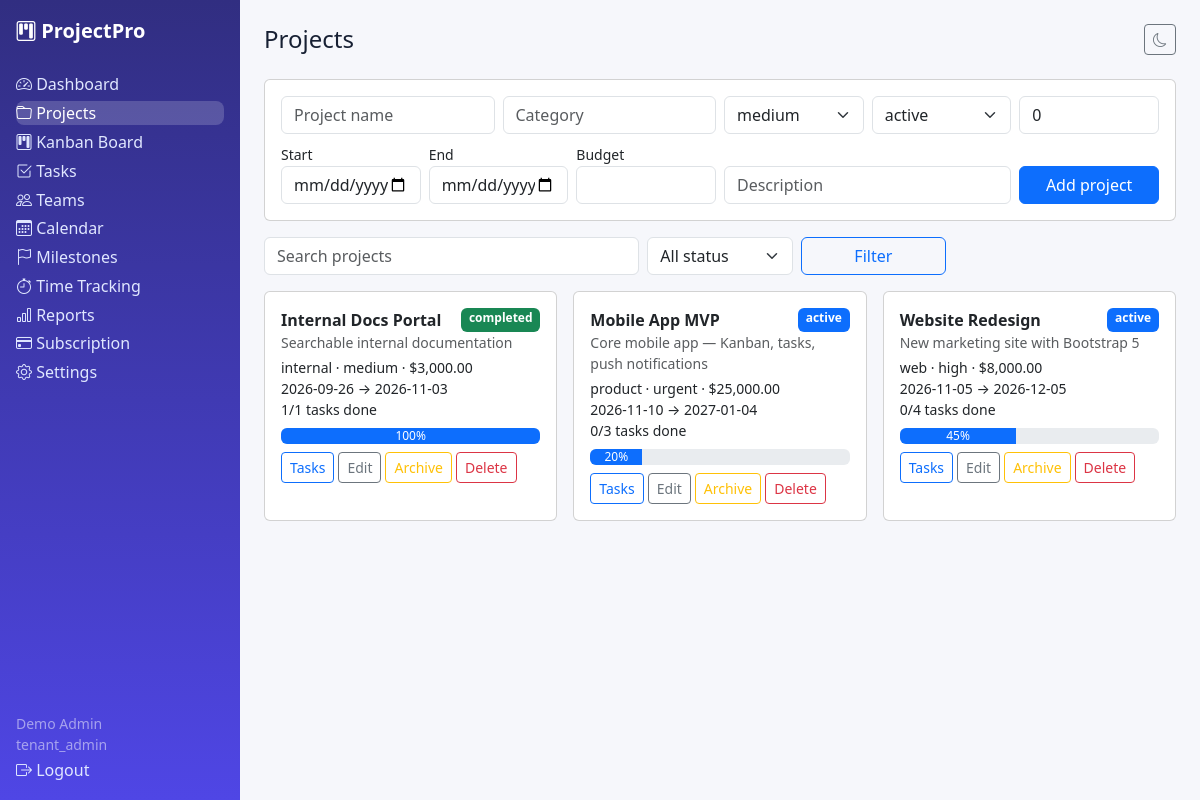
Screenshot of /projects.php (signed in) with the database file from the repository.
### tables this page shows
CREATE TABLE projects (id INT UNSIGNED AUTO_INCREMENT PRIMARY KEY, tenant_id INT UNSIGNED NOT NULL, name VARCHAR(180) NOT NULL, description TEXT NULL, start_date DATE NULL, end_date DATE NULL, budget DECIMAL(12,2) NOT NULL DEFAULT 0, category VARCHAR(60) NOT NULL DEFAULT 'general', priority ENUM('low','medium','high','urgent') NOT NULL DEFAULT 'medium', status ENUM('planning','active','on_hold','completed','archived') NOT NULL DEFAULT 'active', progress INT NOT NULL DEFAULT 0, created_by INT UNSIGNED NULL, created_at DATETIME NOT NULL DEFAULT CURRENT_TIMESTAMP, INDEX idx_proj_tenant(tenant_id), INDEX idx_proj_status(status), CONSTRAINT fk_proj_tenant FOREIGN KEY(tenant_id) REFERENCES tenants(id) ON DELETE CASCADE, CONSTRAINT fk_proj_user FOREIGN KEY(created_by) REFERENCES users(id) ON DELETE SET NULL);

### includes/functions.php (called while the page is built, shortened)
<?php
function e(?string $v): string { return htmlspecialchars($v ?? '', ENT_QUOTES, 'UTF-8'); }
function money($n): string { return '$' . number_format((float)$n, 2); }

### projects.php (the view, shortened to what this page needs)
<?php require_once __DIR__ . '/includes/auth.php'; $user=require_role(['tenant_admin','manager','employee']); $pdo=db(); check_tenant_active($pdo); $tid=require_tenant(); $base=''; $active='projects'; $pageTitle='Projects';
$q=trim($_GET['q']??''); $status=$_GET['status']??'';
$sql='SELECT p.*,(SELECT COUNT(*) FROM tasks t WHERE t.project_id=p.id) task_count,(SELECT COUNT(*) FROM tasks t WHERE t.project_id=p.id AND t.status="done") done_count FROM projects p WHERE p.tenant_id=?'; $args=[$tid];
if($q!==''){$sql.=' AND p.name LIKE ?'; $args[]="%$q%";} if($status!==''){$sql.=' AND p.status=?';$args[]=$status;} $sql.=' ORDER BY p.id DESC';
$s=$pdo->prepare($sql); $s->execute($args); $rows=$s->fetchAll(); $edit=null; if(!empty($_GET['edit'])){$s=$pdo->prepare('SELECT * FROM projects WHERE id=? AND tenant_id=?');$s->execute([(int)$_GET['edit'],$tid]);$edit=$s->fetch();}
include __DIR__ . '/includes/header.php'; ?>
<div class="card p-3 mb-3"><form class="row g-2" method="post"><?= csrf_field() ?><input type="hidden" name="id" value="<?= e($edit['id']??'') ?>">
<div class="col-md-3"><input class="form-control" name="name" placeholder="Project name" required value="<?= e($edit['name']??'') ?>"></div>
<div class="col-md-3"><input class="form-control" name="category" placeholder="Category" value="<?= e($edit['category']??'') ?>"></div>
<div class="col-md-2"><select class="form-select" name="priority"><?php foreach(['low','medium','high','urgent'] as $c): ?><option <?= ($edit['priority']??'medium')===$c?'selected':'' ?>><?= $c ?></option><?php endforeach; ?></select></div>
<div class="col-md-2"><select class="form-select" name="status"><?php foreach(['planning','active','on_hold','completed','archived'] as $c): ?><option <?= ($edit['status']??'active')===$c?'selected':'' ?>><?= $c ?></option><?php endforeach; ?></select></div>
<div class="col-md-2"><input class="form-control" type="number" name="progress" min="0" max="100" placeholder="Progress %" value="<?= e($edit['progress']??'0') ?>"></div>
<div class="col-md-2"><label class="form-label small mb-0">Start</label><input class="form-control" type="date" name="start_date" value="<?= e($edit['start_date']??'') ?>"></div>
<div class="col-md-2"><label class="form-label small mb-0">End</label><input class="form-control" type="date" name="end_date" value="<?= e($edit['end_date']??'') ?>"></div>
<div class="col-md-2"><label class="form-label small mb-0">Budget</label><input class="form-control" type="number" step="0.01" name="budget" value="<?= e($edit['budget']??'') ?>"></div>
<div class="col-md-4"><input class="form-control mt-4" name="description" placeholder="Description" value="<?= e($edit['description']??'') ?>"></div>
<div class="col-md-2"><button class="btn btn-primary w-100 mt-4"><?= $edit?'Update':'Add' ?> project</button></div></form></div>
<form class="row g-2 mb-3" method="get"><div class="col-md-5"><input class="form-control" name="q" value="<?= e($q) ?>" placeholder="Search projects"></div>
<div class="col-md-2"><select class="form-select" name="status"><option value="">All status</option></select></div>
<div class="col-md-2"><button class="btn btn-outline-primary w-100">Filter</button></div></form>
<div class="row g-3"><?php foreach($rows as $r): ?><div class="col-md-6 col-xl-4"><div class="card p-3 h-100"><div class="d-flex justify-content-between"><strong><?= e($r['name']) ?></strong><span class="badge bg-<?= $r['status']==='completed'?'success':($r['status']==='archived'?'dark':'primary') ?>"><?= e($r['status']) ?></span></div>
<p class="small text-muted mb-1"><?= e($r['description']??'') ?></p><div class="small"><?= e($r['category']) ?> · <?= e($r['priority']) ?> · <?= money($r['budget']) ?><br><?= e($r['start_date']??'') ?> → <?= e($r['end_date']??'') ?><br><?= $r['done_count'] ?>/<?= $r['task_count'] ?> tasks done</div>
<div class="progress mt-2"><div class="progress-bar" style="width:<?= (int)$r['progress'] ?>%"><?= (int)$r['progress'] ?>%</div></div>
<div class="mt-2 d-flex gap-1"><a class="btn btn-sm btn-outline-primary" href="tasks.php?project_id=<?= $r['id'] ?>">Tasks</a><a class="btn btn-sm btn-outline-secondary" href="?edit=<?= $r['id'] ?>">Edit</a>
<form method="post" class="d-inline"><?= csrf_field() ?><input type="hidden" name="action" value="archive"><input type="hidden" name="id" value="<?= $r['id'] ?>"><button class="btn btn-sm btn-outline-warning">Archive</button></form>
<form method="post" class="d-inline"><button class="btn btn-sm btn-outline-danger" data-confirm="Delete project and its tasks?">Delete</button></form></div></div></div><?php endforeach; ?></div>
<?php include __DIR__ . '/includes/footer.php'; ?>

### assets/css/style.css (style rules this page uses)
:root { --brand:#4f46e5;--bg:#f6f7fb;--card:#fff;--text:#172033 }
body { background:var(--bg);color:var(--text);font-family:system-ui,-apple-system,"Segoe UI",Roboto,sans-serif }

### rows the page displays
projects: name "Internal Docs Portal", status "completed", description "Searchable internal documentation", category "internal", priority "medium", budget "$3,000.00", start_date "2026-09-26", end_date "2026-11-03", done_count "1", task_count "1", progress "100"
projects: name "Mobile App MVP", status "active", description "Core mobile app — Kanban, tasks, push notifications", category "product", priority "urgent", budget "$25,000.00", start_date "2026-11-10", end_date "2027-01-04", done_count "0", task_count "3", progress "20"
projects: name "Website Redesign", status "active", description "New marketing site with Bootstrap 5", category "web", priority "high", budget "$8,000.00", start_date "2026-11-05", end_date "2026-12-05", done_count "0", task_count "4", progress "45"

### other values shown
$l "Dashboard"
$l "Projects"
$l "Kanban Board"
$l "Tasks"
$l "Teams"
$l "Calendar"
$l "Milestones"
$l "Time Tracking"
$l "Reports"
$l "Subscription"
$l "Settings"
current_user()['name'] "Demo Admin"
current_user()['role'] "tenant_admin"
$pageTitle "Projects"
form field priority "medium"
